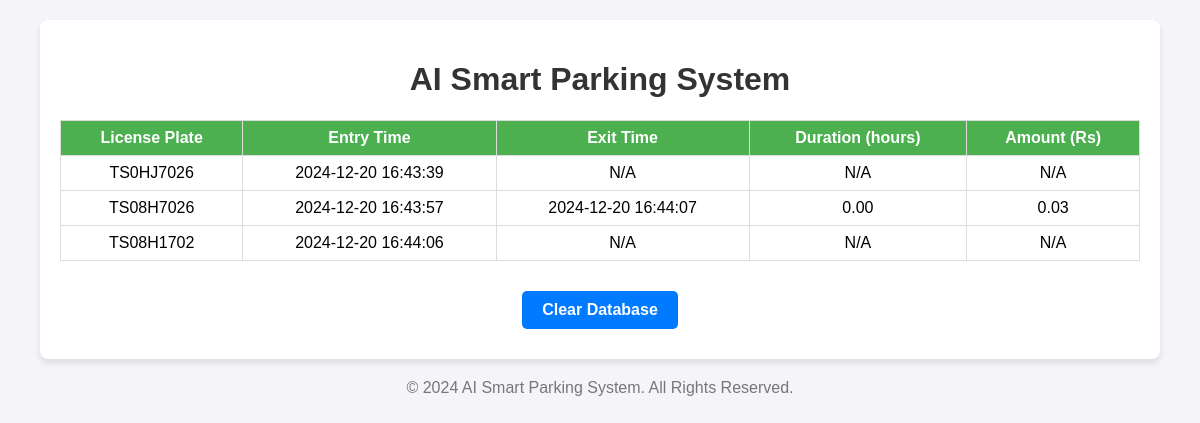
/view, run on the app's committed database.
### tables this page shows
CREATE TABLE parking (
                    id INTEGER PRIMARY KEY AUTOINCREMENT,
                    license_plate TEXT NOT NULL,
                    entry_time TEXT,
                    exit_time TEXT,
                    slot INTEGER,
                    amount REAL DEFAULT 0.0
                 , duration REAL DEFAULT 0.0);

### AI_parking1.py (the view)
@app.route("/view")
def view_database():
    conn = sqlite3.connect('parking_system.db')
    c = conn.cursor()
    c.execute('SELECT license_plate, entry_time, exit_time, duration, amount FROM parking')
    records = c.fetchall()
    conn.close()
    return render_template('view.html', records=records)

### templates/view.html (shortened to what this page needs)
<!DOCTYPE html>
<html lang="en">
<head>
</head>
<body>
    <div class="container">
        <h1>AI Smart Parking System</h1>
        <table>
            <thead>
                <tr>
                    <th>License Plate</th>
                    <th>Entry Time</th>
                    <th>Exit Time</th>
                    <th>Duration (hours)</th>
                    <th>Amount (Rs)</th>
                </tr>
            </thead>
            <tbody>
                {% for record in records %}
                <tr>
                    <td>{{ record[0] }}</td>
                    <td>{{ record[1] }}</td>
                    <td>{{ record[2] or 'N/A' }}</td>
                    <td>{{ "%.2f" | format(record[3]) if record[3] else 'N/A' }}</td>
                    <td>{{ "%.2f" | format(record[4]) if record[4] else 'N/A' }}</td>
                </tr>
                {% endfor %}
            </tbody>
        </table>
        <form action="{{ url_for('clear_database') }}" method="POST" style="text-align: center;">
            <button class="btn btn-clear" type="submit">Clear Database</button>
        </form>
    </div>
    <footer>
        <p>&copy; 2024 AI Smart Parking System. All Rights Reserved.</p>
    </footer>
</body>
</html>

### templates/view.html (style rules this page uses)
body { font-family: Arial, sans-serif; background-color: #f4f4f9; margin: 0; padding: 0; }
.container { width: 90%; margin: 20px auto; padding: 20px; background-color: #fff; border-radius: 8px; box-shadow: 0 4px 6px rgba(0, 0, 0, 0.1); }
h1 { text-align: center; color: #333; }
table { width: 100%; border-collapse: collapse; margin: 20px 0; }
table th, table td { border: 1px solid #ddd; padding: 8px; text-align: center; }
table th { background-color: #4CAF50; color: white; }
.btn { display: inline-block; margin: 10px 0; padding: 10px 20px; font-size: 16px; font-weight: bold; color: white; background-color: #ff6347; border: none; border-radius: 5px; cursor: pointer; text-decoration: none; }
.btn-clear { background-color: #007bff; }
footer { text-align: center; margin-top: 20px; color: #777; }

### data on the page
parking: license_plate "TS0HJ7026", entry_time "2024-12-20 16:43:39", record "N/A", duration "N/A", amount "N/A"
parking: license_plate "TS08H7026", entry_time "2024-12-20 16:43:57", exit_time "2024-12-20 16:44:07", duration "0.00", amount "0.03"
parking: license_plate "TS08H1702", entry_time "2024-12-20 16:44:06", record "N/A", duration "N/A", amount "N/A"
